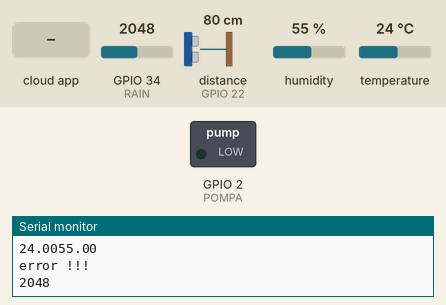
Simulated run of this program. Board: ESP32. Shown: switched loads named in the program (green lamp = pin HIGH), the last lines printed to the serial monitor. Wiring (inferred from the names in the program): ultrasonic range finder: trigger GPIO 23; echo GPIO 22. Inputs (shaded band) come from the test bench; at power-on: GPIO 34 (RAIN) = 2048, distance to the obstacle (sensor on GPIO 22) 80 cm, humidity 55 %, temperature 24 °C. The echo pulse lasts 58.3 µs per cm; pins used as bus, display or sensor lines are not drawn.

Above: at 1.2 s.
1.3 s: the phone or cloud app sets pompa to 1
At 2.2 s:
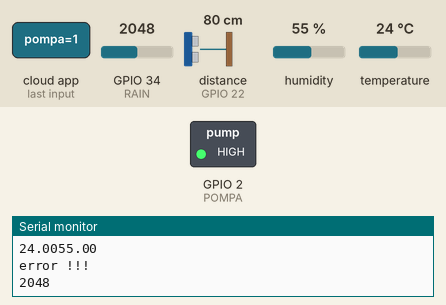
5.5 s: the phone or cloud app sets pompa to 0
At 6.6 s:
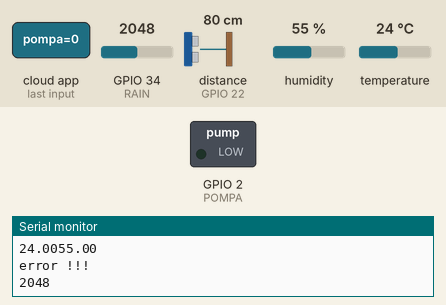
Timing chart, 0 to 8.5 s (numbered marks = the images above; inputs shaded):
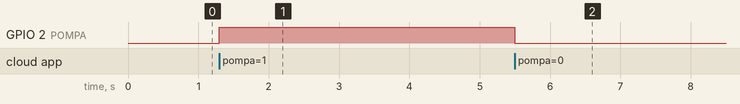

The program:

main.cpp
```cpp
// library yang digunakan
#include <Arduino.h>
#include <ThingerESP32.h>
#include "esp32-hal-cpu.h"
#include "DHT.h"

// inisialisasi device ke thinger.io
#define USERNAME "Galih_Sukma_Adjie"
#define DEVICE_ID "atcproject"
#define DEVICE_CREDENTIAL "selfclosingfloodbarrier"

ThingerESP32 thing(USERNAME, DEVICE_ID, DEVICE_CREDENTIAL);

// koneksi ke jaringan WIFI
#define SSID "WHOAMI"//"MyRepublic_C1533862"
#define SSID_PASSWORD "12345678"//"C1533862"

// DHT on ESP
#define DHT_PIN 13 //17
#define DHT_TYPE DHT11
DHT dht(DHT_PIN, DHT_TYPE);

float suhu = 0;
float kelembaban = 0;

// Pompa pin on ESP
#define POMPA 2

// HC SR-04 on ESP
#define TRIG_PIN 23
#define ECHO_PIN 22

long duration = 0;
int distance = 0;
float trueDist = 0;
float gate = 0;

// Raindrop sensor on ESP
#define RAIN 34

int weather = 0;
String cuaca = "prediksi";

// interval pengiriman data
unsigned long currentMillis = 0;
unsigned long previousMillis = 0;
int interval = 1000;

void setup() {
  // set kecepatan CPU
  setCpuFrequencyMhz(240);
  // kecepatan serial komunikasi
  Serial.begin(9600);
  dht.begin();
  // GPIO pin
  pinMode(DHT_PIN, INPUT);
  pinMode(POMPA, OUTPUT);
  pinMode(TRIG_PIN, OUTPUT);
  pinMode(ECHO_PIN, INPUT);
  pinMode(RAIN, INPUT_PULLUP);
  // hubungkan ke WIFI
  thing.add_wifi(SSID, SSID_PASSWORD);

  // Digital pin untuk mengaktifkan relay
  thing["pompa"] << digitalPin(POMPA);

  // mengirim data data hasil olahan sensor ke Web yang dibuat
  thing["suhu"] >> outputValue(suhu);
  thing["kelembaban"] >> outputValue(kelembaban);
  thing["gate"] >> outputValue(trueDist);
  thing["cuaca"] >> outputValue(cuaca);
}

// fungsi untuk mengolah data dari DHT sensor
void dhtsend() {
  // mengambil data suhu dan kelembaban dari sensor
  suhu = dht.readTemperature();
  kelembaban = dht.readHumidity();

  if(isnan(suhu) || isnan(kelembaban))
  {
    Serial.println("Gagal membaca DHT...!!!");
    return;
  }
  Serial.print(suhu);
  Serial.println(kelembaban);
}

// fungsi untuk mengolah data dari ULTRASONIC sensor
void ultrasonic() {
  distance = 0;
  // bersihkan TRIG_PIN
  digitalWrite(TRIG_PIN, LOW);
  delayMicroseconds(2);
  // set TRIG_PIN HIGH selama 1 detik
  digitalWrite(TRIG_PIN, HIGH);
  delayMicroseconds(10);
  digitalWrite(TRIG_PIN, LOW);
  // membaca echo pin, mengembalikan waktu tempuh gelombang suara dalam mikrodetik
  duration = pulseIn(ECHO_PIN, HIGH);
  // menghitung jarak
  distance= duration*0.034/2;

  if (distance <= 10) {
    Serial.print("Distance: ");
    Serial.println(distance);
    // trueDist = distance;
    trueDist = map(distance, 8, 3, 0, 5.5);
  }
  else {
    Serial.println("error !!!");
    return;
  }
}

// fungsi untuk mengolah data cuaca (Rain sensor)
void raindrop() {
  // membaca sinyal analog yang masuk
  weather = analogRead(RAIN);
  Serial.println(weather);

  // menentukan kondisi berdasarkan sinyal analog yang diterima
  if (weather >= 3000) {
    cuaca = "Terik";
  }
  else if (weather < 3000 && weather >= 1000) {
    cuaca = "Gerimis";
  }
  else if (weather < 1000) {
    cuaca = "Hujan";
  }
  else {
    Serial.println("RAIN ERROR !!!");
    return;
  }
}

void loop() {
  thing.handle();
  // meng-eksekusi perintah sesuai interval yang ditentukan
  currentMillis = millis();
  if (currentMillis - previousMillis >= interval) {
    // menjalankan fungsi-fungsi yang telah dibuat
    dhtsend();
    ultrasonic();
    raindrop();
    previousMillis = currentMillis;
  }
}
```

Measured:
- after the input at 1.3 s, GPIO 2 (POMPA): LOW → HIGH at once
- after the input at 5.5 s, GPIO 2 (POMPA): HIGH → LOW at once
